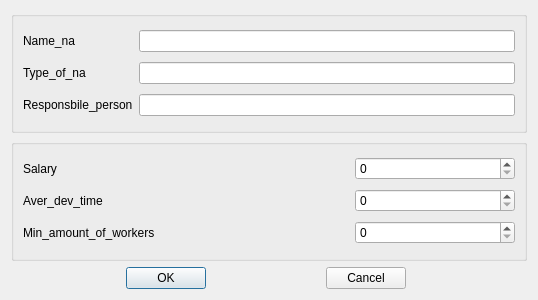
<?xml version="1.0" encoding="UTF-8"?>
<ui version="4.0">
 <class>DialogEdit</class>
 <widget class="QDialog" name="DialogEdit">
  <property name="geometry">
   <rect>
    <x>0</x>
    <y>0</y>
    <width>538</width>
    <height>300</height>
   </rect>
  </property>
  <property name="windowTitle">
   <string>Dialog</string>
  </property>
  <layout class="QGridLayout" name="gridLayout_3">
   <item row="0" column="0" colspan="6">
    <widget class="QGroupBox" name="groupBox">
     <property name="title">
      <string/>
     </property>
     <layout class="QGridLayout" name="gridLayout">
      <item row="2" column="1">
       <widget class="QLineEdit" name="lineEdit_Responsbile_person"/>
      </item>
      <item row="0" column="1">
       <widget class="QLineEdit" name="lineEdit_Name_na"/>
      </item>
      <item row="1" column="0">
       <widget class="QLabel" name="label_3">
        <property name="text">
         <string>Type_of_na </string>
        </property>
       </widget>
      </item>
      <item row="0" column="0">
       <widget class="QLabel" name="label_2">
        <property name="text">
         <string>Name_na   </string>
        </property>
       </widget>
      </item>
      <item row="2" column="0">
       <widget class="QLabel" name="label_4">
        <property name="text">
         <string>Responsbile_person</string>
        </property>
       </widget>
      </item>
      <item row="1" column="1">
       <widget class="QLineEdit" name="lineEdit_Type_of_na"/>
      </item>
     </layout>
    </widget>
   </item>
   <item row="2" column="4">
    <spacer name="horizontalSpacer_3">
     <property name="orientation">
      <enum>Qt::Horizontal</enum>
     </property>
     <property name="sizeHint" stdset="0">
      <size>
       <width>82</width>
       <height>20</height>
      </size>
     </property>
    </spacer>
   </item>
   <item row="2" column="0">
    <spacer name="horizontalSpacer">
     <property name="orientation">
      <enum>Qt::Horizontal</enum>
     </property>
     <property name="sizeHint" stdset="0">
      <size>
       <width>65</width>
       <height>20</height>
      </size>
     </property>
    </spacer>
   </item>
   <item row="2" column="1">
    <widget class="QPushButton" name="pushButtonOK">
     <property name="text">
      <string>OK</string>
     </property>
    </widget>
   </item>
   <item row="2" column="3">
    <widget class="QPushButton" name="pushButton_Cancel">
     <property name="text">
      <string>Cancel</string>
     </property>
    </widget>
   </item>
   <item row="2" column="2">
    <spacer name="horizontalSpacer_2">
     <property name="orientation">
      <enum>Qt::Horizontal</enum>
     </property>
     <property name="sizeHint" stdset="0">
      <size>
       <width>40</width>
       <height>20</height>
      </size>
     </property>
    </spacer>
   </item>
   <item row="1" column="0" colspan="6">
    <widget class="QGroupBox" name="groupBox_2">
     <property name="title">
      <string/>
     </property>
     <layout class="QGridLayout" name="gridLayout_2">
      <item row="0" column="0">
       <widget class="QLabel" name="label_6">
        <property name="text">
         <string>Salary</string>
        </property>
       </widget>
      </item>
      <item row="1" column="0">
       <widget class="QLabel" name="label_7">
        <property name="text">
         <string>Aver_dev_time</string>
        </property>
       </widget>
      </item>
      <item row="1" column="2">
       <widget class="QSpinBox" name="spinBox_Aver_dev_time">
        <property name="maximum">
         <number>31</number>
        </property>
       </widget>
      </item>
      <item row="2" column="0" colspan="2">
       <widget class="QLabel" name="label_8">
        <property name="text">
         <string>Min_amount_of_workers</string>
        </property>
       </widget>
      </item>
      <item row="2" column="2">
       <widget class="QSpinBox" name="spinBox_Min_amount_of_workers">
        <property name="maximum">
         <number>10</number>
        </property>
       </widget>
      </item>
      <item row="0" column="2">
       <widget class="QSpinBox" name="spinBoxSalary">
        <property name="maximum">
         <number>1000000000</number>
        </property>
       </widget>
      </item>
     </layout>
    </widget>
   </item>
  </layout>
 </widget>
 <resources/>
 <connections>
  <connection>
   <sender>pushButtonOK</sender>
   <signal>clicked()</signal>
   <receiver>DialogEdit</receiver>
   <slot>accept()</slot>
   <hints>
    <hint type="sourcelabel">
     <x>132</x>
     <y>274</y>
    </hint>
    <hint type="destinationlabel">
     <x>230</x>
     <y>149</y>
    </hint>
   </hints>
  </connection>
  <connection>
   <sender>pushButton_Cancel</sender>
   <signal>clicked()</signal>
   <receiver>DialogEdit</receiver>
   <slot>reject()</slot>
   <hints>
    <hint type="sourcelabel">
     <x>307</x>
     <y>274</y>
    </hint>
    <hint type="destinationlabel">
     <x>230</x>
     <y>149</y>
    </hint>
   </hints>
  </connection>
 </connections>
</ui>
